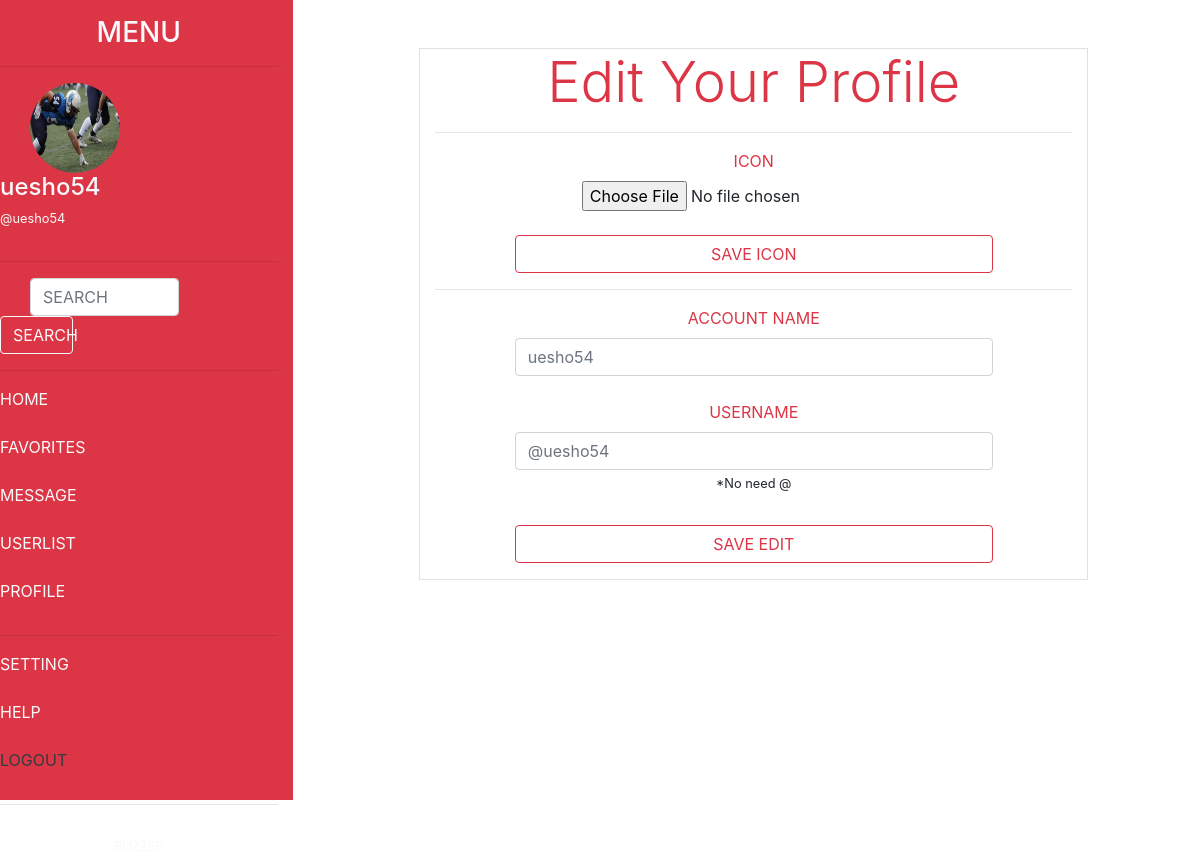
Page /edit_profile.php (signed in) on the committed database.
### tables this page shows
CREATE TABLE `users` (
  `id` int(11) NOT NULL,
  `account_name` varchar(50) NOT NULL,
  `email` varchar(100) NOT NULL,
  `image` varchar(100) DEFAULT NULL,
  `login_id` int(11) NOT NULL
);

### classes/Database.php (called while the page is built, shortened)
<?php
class Database{
    private $servername = 'localhost';
    private $username = 'root';
    private $password = 'root';
    private $database_name = 'twitter';
    public function __construct(){
        $this->con = new mysqli($this->servername,$this->username,$this->password,$this->database_name);
        if($this->con->connect_error){
            die('connect error'.$this->con->connect_error);
        }else{
            return $this->con;
        }
    }
}
?>

### action.php (called while the page is built, shortened)
<?php
include 'classes/User.php';
$User = new User;
?>

### classes/User.php (called while the page is built, shortened)
<?php
include 'Database.php';
class User extends Database{
    public function getCurrentUser($id){
        $sql = "SELECT * FROM users WHERE id = '$id'";
        $result = $this->con->query($sql);
        if($result == FALSE){
            die('cannot get user'.$this->con->connect_error);
        }else{
            return $result->fetch_assoc();
        }
    }
    public function getCurrentLogin($id){
        $sql = "SELECT * FROM login WHERE id = '$id'";
        $result = $this->con->query($sql);
        if($result == FALSE){
            die('cannot get login'.$this->con->connect_error);
        }else{
            return $result->fetch_assoc();
        }
    }
}
?>

### edit_profile.php (the view, shortened to what this page needs)
<?php
include 'action.php';
$now = $_SESSION['login_id'];
$nowuser = $User->getCurrentUser($now);
$nowlogin = $User->getCurrentLogin($now);
$img = $nowuser["image"];
?>
<!doctype html>
<html lang="en">
  <head>
    <link rel="stylesheet" href="https://stackpath.bootstrapcdn.com/bootstrap/4.3.1/css/bootstrap.min.css">
  </head>
  <body>
      <div class="row">
        <div class="col-md-3 bg-danger sidebar">
          <div class="text-center mt-3 mb-3">
            <h3 class="text-light">MENU</h3>
          </div>
          <hr>
          <div class="row">
            <div class="col-md-1"></div>
            <div class="col-md-4 text-center">
              <?php
              if(empty($img)){
                echo '<i class="fas fa-user fa-5x text-light"></i>';
              }else{
                echo '<img src="uploads/'.$img.'" height="90" width="90" class="rounded-circle">';
              }
              ?>
            </div>
            <div class="col-md-7">
              <h4 class="text-light"><?php echo $nowuser['account_name']; ?></h4>
              <p class="text-light small">@<?php echo $nowlogin['username']; ?></p>
            </div>
          </div>
          <hr>
          <form action="" method="post">
            <div class="form-group">
              <div class="row">
                <div class="col-md-1"></div>
                <div class="col-md-7">
                  <input type="text" name="search" class="form-control" placeholder="SEARCH">
                </div>
                <div class="col-md-4">
                  <button type="submit" name="search" class="btn btn-outline-light btn-block">SEARCH</button>
                </div>
              </div>
            </div>
          </form>
          <hr>
          <div class="mt-3">
            <div class="row">
              <div class="col-md-11">
                <ul style="list-style: none;">
                  <li><a href="home.php" class="text-light">HOME</a></li>
                  <br>
                  <li><a href="favorite.php" class="text-light">FAVORITES</a></li>
                  <br>
                  <li><a href="message.php" class="text-light">MESSAGE</a></li>
                  <br>
                  <li><a href="userlist.php" class="text-light">USERLIST</a></li>
                  <br>
                  <li><a href="profile.php" class="text-light">PROFILE</a></li>
                </ul>
              </div>
            </div>
            <hr>
            <div class="row">
              <div class="col-md-11">
                <ul style="list-style: none;">
                  <li><a href="" class="text-light">SETTING</a></li>
                  <br>
                  <li><a href="" class="text-light">HELP</a></li>
                  <br>
                  <li><a href="logout.php" class="text-dark">LOGOUT</a></li>
                </ul>
              </div>
            </div>
          </div>
          <hr>
          <div class="text-center">
            <p class="small text-light pt-3">BUZZER</p>
          </div>
        </div>
        <div class="col-md-9 mt-5">
            <div class="container w-75 mx-auto border">
                <div class="text-center">
                    <h4 class="display-4 text-danger">Edit Your Profile</h4>
                </div>
                <hr>
                <form action="action.php" method="post" enctype="multipart/form-data">
                    <div class="form-group text-center">
                        <label for="" class="text-danger">ICON</label><br>
                        <input type="file" name="picture">
                        <br><br>
                        <button type="submit" name="icon" class="btn btn-outline-danger btn-block w-75 mx-auto">SAVE ICON</button>
                    </div>
                </form>
                <hr>
                <form action="action.php" method="post">
                    <div class="form-group text-center">
                        <label for="" class="text-danger">ACCOUNT NAME</label>
                        <input type="text" name="acname" class="form-control w-75 mx-auto" placeholder="<?php echo $nowuser['account_name']; ?>"><br>
                        <label for="" class="text-danger">USERNAME</label>
                        <input type="text" name="uname" class="form-control w-75 mx-auto" placeholder="<?php echo "@".$nowlogin['username']; ?>">
                        <label for="" class="small">*No need @</label>
                        <br><br>
                        <button type="submit" name="edit" class="btn btn-outline-danger btn-block w-75 mx-auto">SAVE EDIT</button>
                    </div>
                </form>
            </div>
        </div>
      </div>
  </body>
</html>

### edit_profile.php (style rules this page uses)
* { box-sizing: border-box; padding: 0; margin: 0; }
.sidebar { height: 100vh; }

### rows in the picture
users: image (picture), account_name "uesho54", acname "uesho54"

### other values in the picture
$nowlogin['username'] "uesho54"
